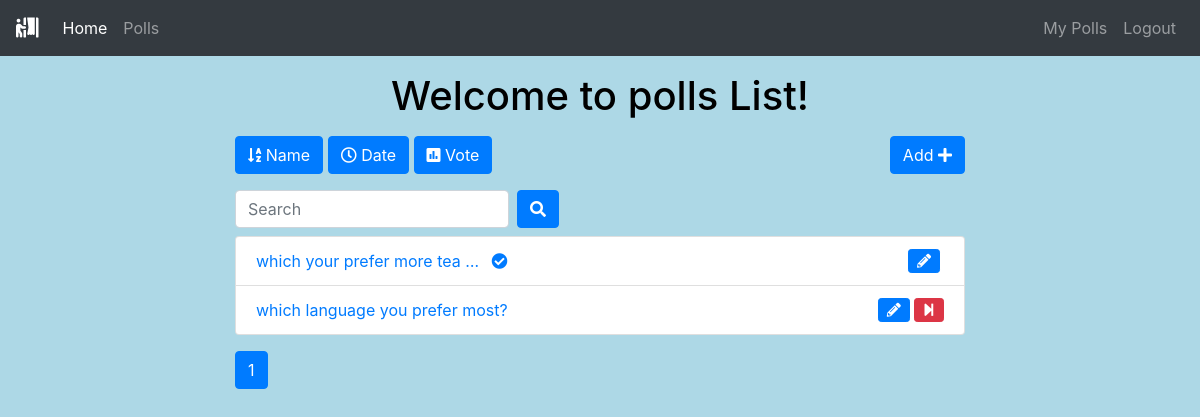
The app's page /polls/list/ (signed in) with its own data.
### polls/models.py (models this page shows, shortened)
class Poll(models.Model):
    owner = models.ForeignKey(User, on_delete=models.CASCADE)
    text = models.TextField()
    pub_date = models.DateTimeField(default=timezone.now)
    active = models.BooleanField(default=True)

### polls/views.py (the view)
# urls.py: path('list/', views.polls_list, name='list'),
@login_required()
def polls_list(request):
    all_polls = Poll.objects.all()
    search_term = ''
    if 'name' in request.GET:
        all_polls = all_polls.order_by('text')
    if 'date' in request.GET:
        all_polls = all_polls.order_by('pub_date')
    if 'vote' in request.GET:
        all_polls = all_polls.annotate(Count('vote')).order_by('vote__count')
    if 'search' in request.GET:
        search_term = request.GET['search']
        all_polls = all_polls.filter(text__icontains=search_term)
    paginator = Paginator(all_polls, 6)  # Show 6 contacts per page
    page = request.GET.get('page')
    polls = paginator.get_page(page)
    get_dict_copy = request.GET.copy()
    params = get_dict_copy.pop('page', True) and get_dict_copy.urlencode()
    print(params)
    context = {
        'polls': polls,
        'params': params,
        'search_term': search_term,
    }
    return render(request, 'polls/polls_list.html', context)

### polls/templates/polls/polls_list.html (shortened to what this page needs)
{% extends 'base.html' %}
{% block content %}
<div class="container">
    <div class="row">
        <div class="col-md-8 offset-sm-2">
            <h1 id="welcome"class="text-center mt-3 mb-3">Welcome to polls List!</h1>
            <a class="btn btn-{% if 'name' in request.GET %}warning{% else %}primary{% endif %} mb-3" href="?name=True"
                role="button"><i class="fas fa-sort-alpha-down"></i>
                Name</a>
            <a class="btn btn-{% if 'date' in request.GET %}warning{% else %}primary{% endif %} mb-3" href="?date=True"
                role="button"><i class="far fa-clock"></i> Date</a>
            <a class="btn btn-{% if 'vote' in request.GET %}warning{% else %}primary{% endif %} mb-3" href="?vote=True"
                role="button"><i class="fas fa-poll"></i> Vote</a>
            <a class="btn btn-primary mb-3 float-right" href="{% url 'polls:add_poll' %}" role="button">Add <i class="fas fa-plus"></i></a>
            <form class="form-inline">
                <div class="form-group mr-sm-2 mb-2">
                    <input type="search" class="form-control" name="search" placeholder="Search" value={{ search_term }}>
                </div>
                <button type="submit" class="btn btn-primary mb-2"><i class="fas fa-search"></i></button>
            </form>
            <ul class="list-group">
                {% for poll in polls %}
                <li class="list-group-item"><a href="{% url 'polls:detail' poll.id %}">{{ poll.text|truncatewords:5 }}
                        {% if not poll.active%}
                        <i class="fas fa-check-circle ml-2"></i>
                        {% endif %}
                    </a>
                    {% if request.user == poll.owner %}
                    {% if poll.active %}
                    <a href="{% url 'polls:end_poll' poll.id %}" data-toggle="tooltip" data-placement="top" title="End Poll"
                        onclick="return confirm('Are you sure ?')"><i class="fas fa-step-forward float-right btn btn-danger btn-sm"></i></a>
                    {% endif %}
                    <a href="{% url 'polls:edit' poll.id %}" class="mr-3" data-toggle="tooltip" data-placement="top"
                        title="Edit Poll"><i class="fas fa-pencil-alt float-right btn btn-primary btn-sm mr-1"></i></a>
                    {% endif %}
                </li>
                {% endfor %}
            </ul>
            <nav class="mt-3">
                <ul class="pagination">
                    <li class="page-item active"><a class="page-link" href="">{{ polls.number }}</a></li>
                </ul>
            </nav>
        </div>
    </div>
</div>
{% endblock content %}

### templates/base.html (style rules this page uses)
body { background-color: lightblue; }
#welcome { color:Black; }

### records on screen
Poll: text "which your prefer more tea …", active False (drawn)
Poll: text "which language you prefer most?", active True (drawn)

### other values on screen
{{ polls.number }} "1"
